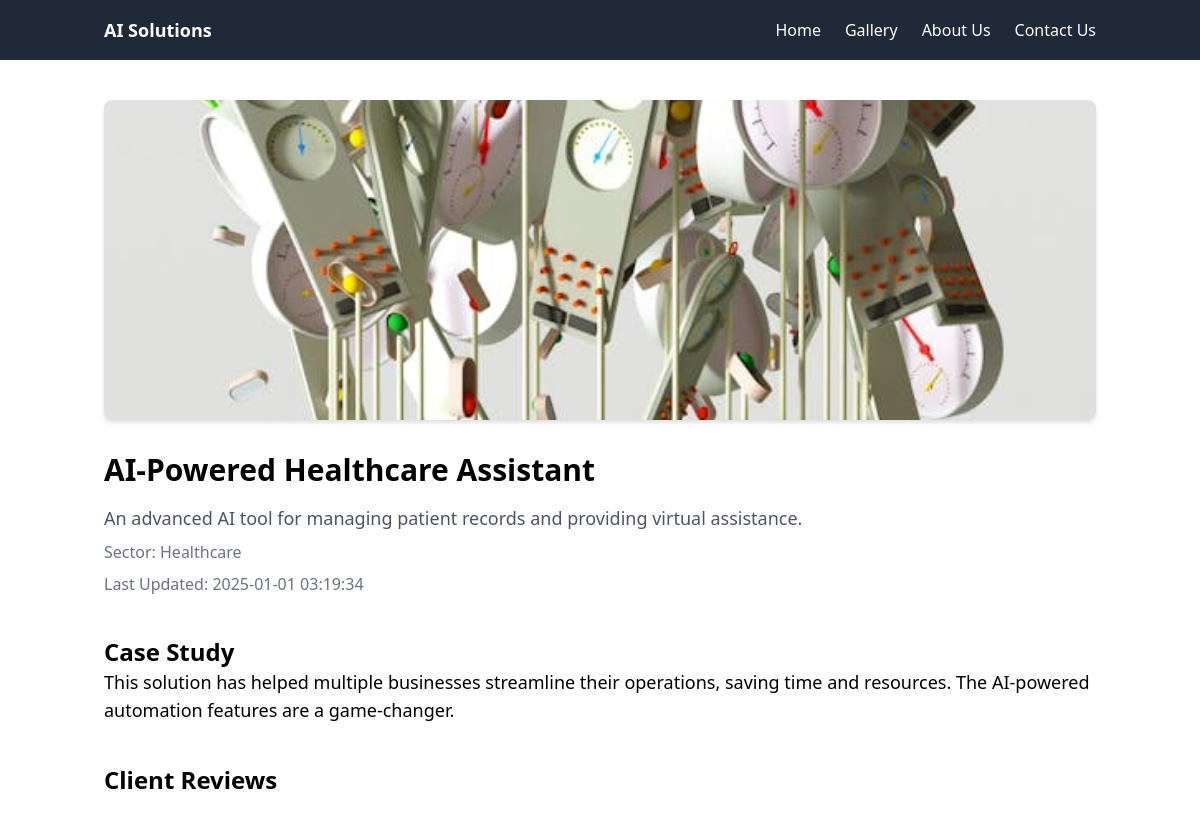
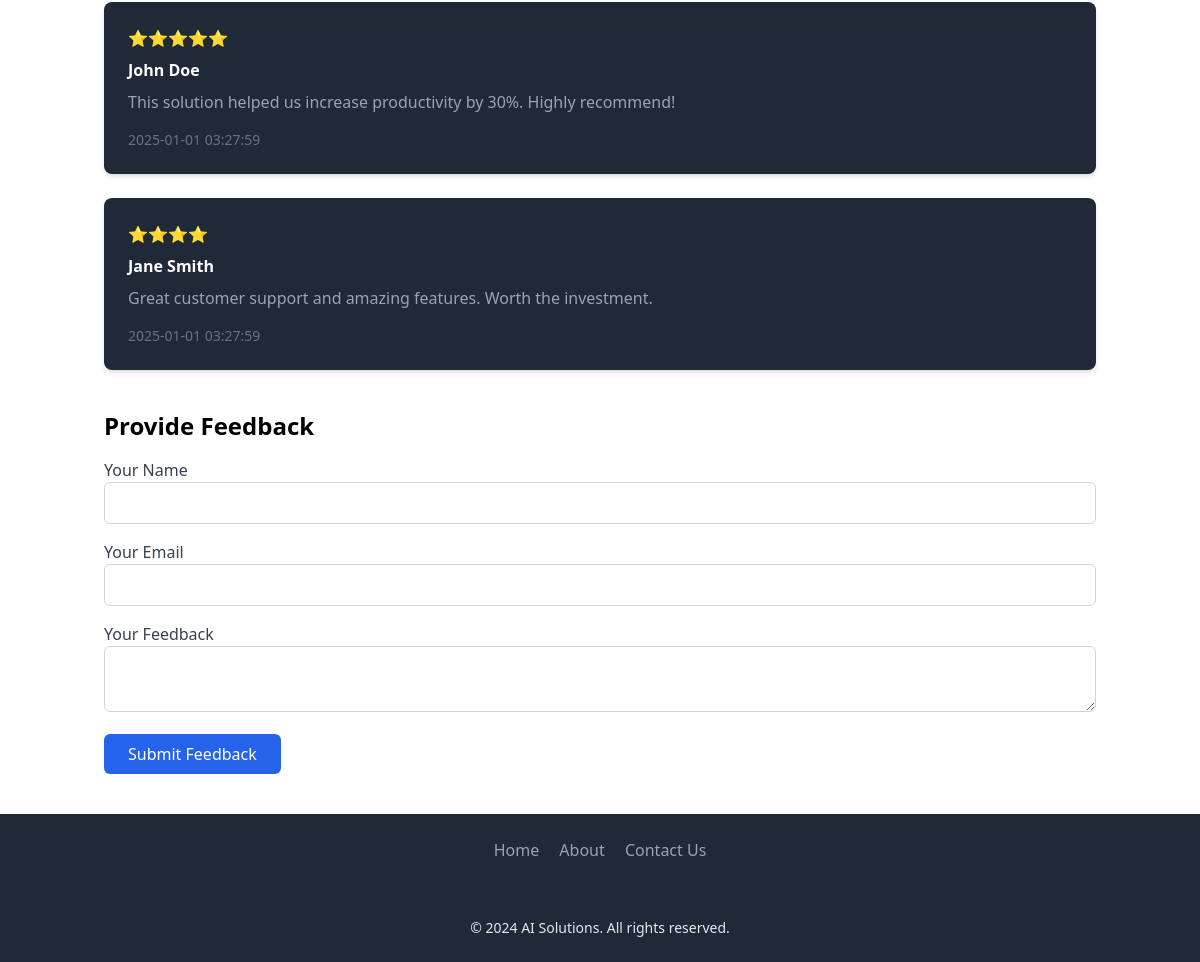
The app's page /solution.php?id=1 with its own data (2 pictures, top to bottom).
### tables this page shows
CREATE TABLE `solutions` (
  `id` int(11) NOT NULL,
  `title` varchar(255) NOT NULL,
  `description` text NOT NULL,
  `metadata` text NOT NULL,
  `sector` varchar(100) NOT NULL,
  `image_url` varchar(255) DEFAULT NULL,
  `updated_at` timestamp NOT NULL DEFAULT current_timestamp() ON UPDATE current_timestamp()
);

CREATE TABLE `case_studies` (
  `id` int(11) NOT NULL,
  `solution_id` int(11) NOT NULL,
  `case_study` text NOT NULL
);

CREATE TABLE `reviews` (
  `id` int(11) NOT NULL,
  `solution_id` int(11) NOT NULL,
  `name` varchar(255) NOT NULL,
  `review` text NOT NULL,
  `rating` int(11) NOT NULL,
  `created_at` timestamp NOT NULL DEFAULT current_timestamp()
);

### solution.php (the view, shortened to what this page needs)
<?php
include('config/db.php');
if (isset($_GET['id'])) {
    $solution_id = $_GET['id'];
    $sql = "SELECT * FROM solutions WHERE id = ?";
    $stmt = $conn->prepare($sql);
    $stmt->bind_param("i", $solution_id);
    $stmt->execute();
    $result = $stmt->get_result();
    if ($result->num_rows > 0) {
        $solution = $result->fetch_assoc();
    } else {
        echo "Solution not found!";
        exit;
    }
    $reviews_sql = "SELECT * FROM reviews WHERE solution_id = ? ORDER BY created_at DESC";
    $reviews_stmt = $conn->prepare($reviews_sql);
    $reviews_stmt->bind_param("i", $solution_id);
    $reviews_stmt->execute();
    $reviews_result = $reviews_stmt->get_result();
    $metadata_sql = "SELECT * FROM case_studies WHERE solution_id = ?";
    $metadata_stmt = $conn->prepare($metadata_sql);
    $metadata_stmt->bind_param("i", $solution_id);
    $metadata_stmt->execute();
    $metadata_result = $metadata_stmt->get_result();
    $metadata = $metadata_result->fetch_assoc();
} else {
    echo "No solution ID provided!";
    exit;
}
?>
<!DOCTYPE html>
<html lang="en">
<head>
    <link href="https://cdn.jsdelivr.net/npm/tailwindcss@2.1.2/dist/tailwind.min.css" rel="stylesheet">
</head>
<body>
    <?php include('includes/navbar.php'); ?>
    <div class="container mx-auto px-4 py-10">
        <div class="mb-8">
            <img src="<?= htmlspecialchars($solution['image_url']) ?>" alt="<?= htmlspecialchars($solution['title']) ?>"
                class="w-full h-80 object-cover rounded-lg shadow-md">
        </div>
        <h1 class="text-3xl font-bold"><?= htmlspecialchars($solution['title']) ?></h1>
        <p class="text-lg text-gray-600 mt-4"><?= nl2br(htmlspecialchars($solution['description'])) ?></p>
        <p class="text-gray-500 mt-2">Sector: <?= htmlspecialchars($solution['sector']) ?></p>
        <p class="text-gray-500 mt-2">Last Updated: <?= htmlspecialchars($solution['updated_at']) ?></p>
        <div class="mt-10">
            <h2 class="text-2xl font-semibold">Case Study</h2>
            <p class="text-lg"><?= nl2br(htmlspecialchars($metadata['case_study'])) ?></p>
        </div>
        <div class="mt-10">
            <h2 class="text-2xl font-semibold">Client Reviews</h2>
            <?php if ($reviews_result->num_rows > 0) : ?>
            <div class="mt-6 space-y-6">
                <?php while ($review = $reviews_result->fetch_assoc()) : ?>
                <div class="bg-gray-800 p-6 rounded-lg shadow-md">
                    <p class="text-yellow-400 mb-2"><?= str_repeat('⭐', $review['rating']) ?></p>
                    <p class="font-semibold text-white"><?= htmlspecialchars($review['name']) ?></p>
                    <p class="text-gray-400 mt-2"><?= nl2br(htmlspecialchars($review['review'])) ?></p>
                    <p class="text-gray-500 mt-4 text-sm"><?= $review['created_at'] ?></p>
                </div>
                <?php endwhile; ?>
            </div>
            <?php else : ?>
            <p class="text-gray-400">No reviews yet. Be the first to leave a review!</p>
            <?php endif; ?>
        </div>
        <div class="mt-10">
            <h2 class="text-2xl font-semibold">Provide Feedback</h2>
            <form action="solution.php?id=<?= $solution_id ?>" method="POST" class="mt-4">
                <div class="mb-4">
                    <label for="name" class="block text-gray-700">Your Name</label>
                    <input type="text" id="name" name="name" required
                        class="w-full px-3 py-2 border border-gray-300 rounded-md">
                </div>
                <div class="mb-4">
                    <label for="email" class="block text-gray-700">Your Email</label>
                    <input type="email" id="email" name="email" required
                        class="w-full px-3 py-2 border border-gray-300 rounded-md">
                </div>
                <div class="mb-4">
                    <label for="feedback" class="block text-gray-700">Your Feedback</label>
                    <textarea id="feedback" name="feedback" required
                        class="w-full px-3 py-2 border border-gray-300 rounded-md"></textarea>
                </div>
                <button type="submit" class="bg-blue-600 text-white px-6 py-2 rounded-md">Submit Feedback</button>
            </form>
        </div>
    </div>
    <?php include('includes/footer.php'); ?>
</body>
</html>

### records on screen
solutions: image_url (picture), title "AI-Powered Healthcare Assistant", description "An advanced AI tool for managing patient records and providing virtual assistance.", sector "Healthcare", updated_at "2025-01-01 03:19:34"
case_studies: case_study "This solution has helped multiple businesses streamline their operations, saving time and resources. The AI-powered automation features are a game-changer."
reviews: rating "⭐⭐⭐⭐⭐", name "John Doe", review "This solution helped us increase productivity by 30%. Highly recommend!", created_at "2025-01-01 03:27:59"
reviews: rating "⭐⭐⭐⭐", name "Jane Smith", review "Great customer support and amazing features. Worth the investment.", created_at "2025-01-01 03:27:59"
